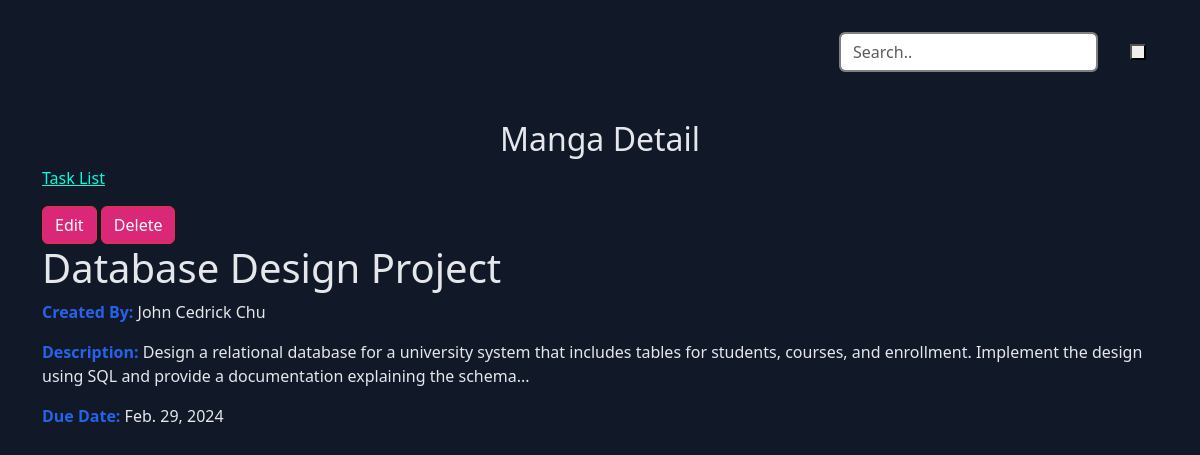
Page /task/1/ on the committed database.
### taskapp/models.py (models this page shows, shortened)
class BaseModel(models.Model):
    created_at = models.TimeField(auto_now_add=True)
    updated_at = models.TimeField(auto_now=True)
    class Meta:
        abstract = True

class Task(BaseModel):
    title = models.CharField(max_length=255, null=True, blank=True)
    created_by = models.CharField(max_length=255, null=True, blank=True)
    description = models.CharField(max_length=500, null=True, blank=True)
    due_date = models.DateField(blank=True,null=True)

### taskapp/views.py (the view)
# urls.py: path('task/<int:pk>/', TaskDetailView.as_view(), name='task-detail'),
class TaskDetailView(DetailView):
    model = Task
    template_name = 'task_details.html'

### taskapp/templates/task_details.html
{% extends 'base.html' %}
{% block body %}
<h2 class='text-center'>Manga Detail</h2>
<nav class='nav' aria-label="breadcrumb">
    <ol class="breadcrumb">
        <li class="breadcrumb-item"><a href="{% url 'task-list' %}">Task List</a></li>
    </ol>
</nav>
<a class='btn btn-danger' href="{% url 'task-update' task.pk %}">Edit</a>
<a class='btn btn-danger' href="{% url 'task-delete' task.pk %}">Delete</a>
<h1>{{ object.title }}</h1>
    <p><strong>Created By:</strong> {{ object.created_by }}</p>
    <p><strong>Description:</strong> {{ object.description }}</p>
    <p><strong>Due Date:</strong> {{ object.due_date }}</p>
{% endblock %}

### taskapp/static/style.css (style rules this page uses)
:root { --clr-dark: #111827; --clr-light: #E5E7EB; --clr-slate500: #6B7280; --clr-slate700: #374151; --clr-slate800: #1F2937; --clr-red: #DB2777; --clr-blue: #2563EB; --size-xxs: 0.5rem; --size-xs: 0.75rem; --size-sm: 0.875rem; --size-base: 1rem; --size-lg: 1.125rem; --size-xl: 1.25rem; --size-2xl: 1.5rem; --size-3xl: 1.875rem; --size-4xl: 2.25rem; --size-5xl: 3rem; --size-6xl: 4.75rem; --size-7xl: 4.5rem; --size-8xl: 6rem; --size-9xl: 8rem; --size-10xl: 10rem; }
* { margin: 0; line-height: calc(1em + 0.5rem); }
html { scroll-behavior: smooth; }
body { font-family: 'General Sans', sans-serif; background-color: var(--clr-dark)!important; color: var(--clr-light)!important; }
a { color: var(--clr-red); }
strong { color: var(--clr-blue) }
.btn { background-color: var(--clr-red)!important; }
a { text-decoration: none; color: rgb(0, 255, 221)!important; }
.btn-danger { color:white!important; }

### rows in the picture
Task: title "Database Design Project", created_by "John Cedrick Chu", description "Design a relational database for a university system that includes tables for students, courses, and enrollment. Implement the design using SQL and provide a documentation explaining the schema...", due_date "Feb. 29, 2024"
